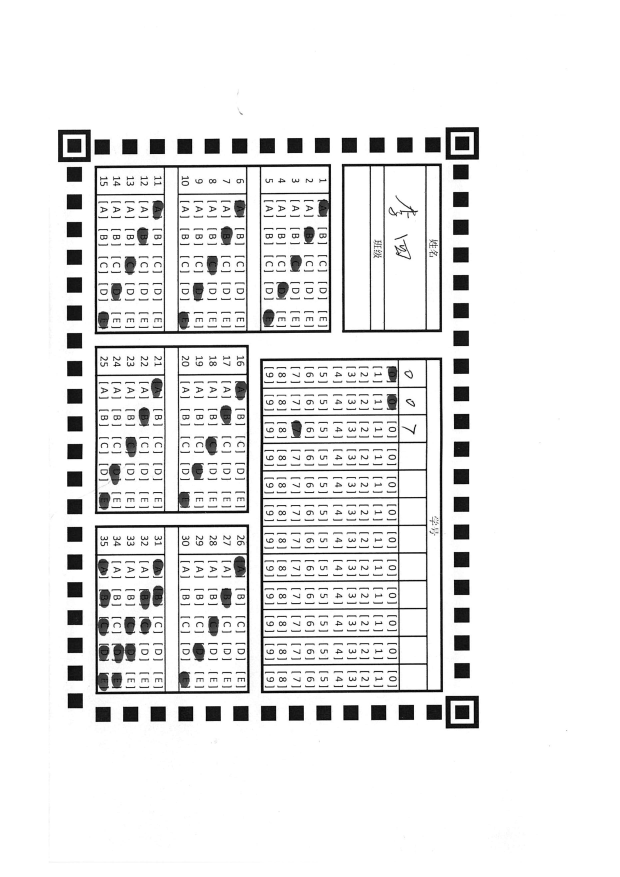
#> input picture simple_web/file_storage/201705102354063YhS4GwAhi/student/student_20170510235421q9AN5yQ2rd-00001.jpg, 2479 x 3508 px (shown at 1/4 size); its folder holds only this picture in this run
$ python -i ocr.py   (imports and definitions only)   (Python 2 division)   (older library calls are emulated)
#> lines starting #> are read from the running program, lines starting #| are printed output that depends on the picture; after the words box and inside, x2 and y2 are one past the last pixel; in counts of white or black regions, pixels touching at a corner belong together
from __future__ import division, print_function

import cv2
# import wand.image
import PIL.Image
import numpy as np
import subprocess
import re
import time
from .common import getSquareDist
# from PyPDF2 import PdfFileReader
from ..utility.common import timeit

# timeit


# [428 lines left out: functions binarizeImage, getPDFPageNum, pdf2jpg, getLastCorner, rotateImage, getPixelListCenter and 4 more, not called in this run]

count = 0


# [60 lines left out: functions getBlackRatio, extractGrids, getRatioFromStripe, getDigitFromSequence, getAnswerFromSequence, not called in this run]

>>> import cv2
>>> picture = cv2.imread('../../../../simple_web/file_storage/201705102354063YhS4GwAhi/student/student_20170510235421q9AN5yQ2rd-00001.jpg', cv2.IMREAD_GRAYSCALE)
#> picture is the input picture: shape (3508, 2479); min 0, max 255, mean 233.9
>>> result = getQRCornerContours(picture)
#> in getQRCornerContours, `image_edge = cv2.Canny(gray_image, 100, 200)`:
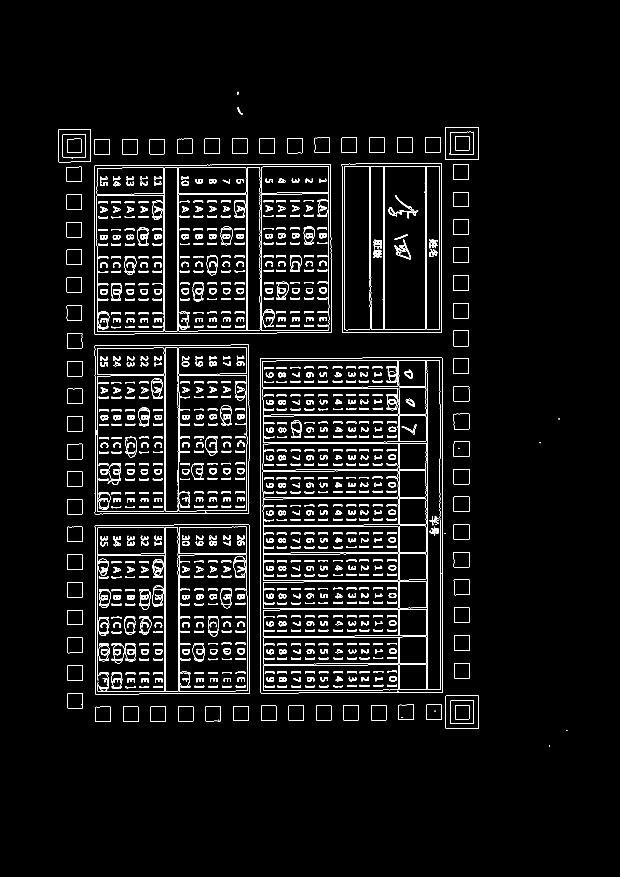
#> image_edge: shape (3508, 2479) (shown at 1/4 size); 2.3% white in thin lines or dots, all inside (x1, y1, x2, y2) = (232, 367, 2269, 2985)
#> in getQRCornerContours, `image_edge = cv2.dilate(image_edge, kernel, iterations=1)`:
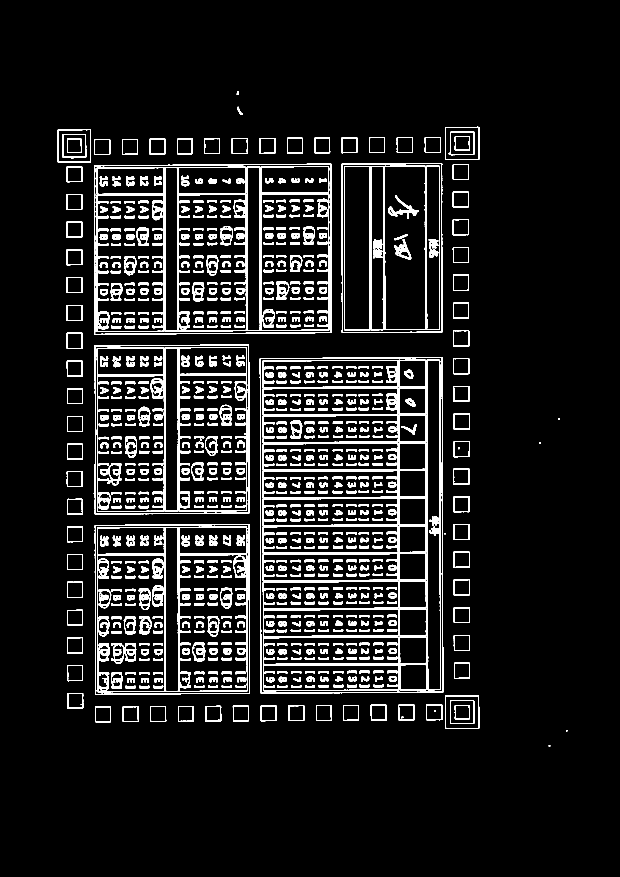
#> image_edge: shape (3508, 2479) (shown at 1/4 size); 7.1% white; 977 white regions
#> in getQRCornerContours, `_, contours, hierarchy = cv2.findContours( image_edge.copy(), cv2.RETR..`: contours = 3452 contours, 1635 with area under 20; largest, box (x1, y1, x2, y2) and area: (1039, 1429, 1773, 2774) 977980, (1041, 1431, 1771, 2772) 758086, (377, 655, 1326, 1339) 640306, (379, 657, 1324, 1337) 633652, (378, 2096, 1000, 2779) 418180
#> after the loop in getContourDepth, `for i in range(len(hierarchy)):`: result = 3452 items
#> in getQRCornerContours, `valid_index = filter(lambda x: contours_depth[x] == 6, range(len(conto..`: valid_index = [30, 65, 741, 2739, 3325, 3438, 3444]
#> in getQRCornerContours, `contours = [contours[i] for i in valid_index]`: contours = 7 contours; box (x1, y1, x2, y2) and area: (1039, 1429, 1773, 2774) 977980, (388, 2108, 991, 2769) 361277, (386, 669, 987, 1328) 332032, (1366, 653, 1769, 1332) 270735, (1781, 2782, 1917, 2915) 17772, (1781, 507, 1917, 640) 17687, (231, 517, 364, 650) 17244
#> the loop in filter_with_shape, `for i in range(len(contours)):` made 7 passes
#> after the loop in filter_with_shape, `for i in range(len(contours)):`: ratios = [1, 1, 1, 1, 1, 1, 1]
#> in filter_with_shape, `valid_index = filter(lambda i: ratios[i] <= err_t, range(len(contours)))`: valid_index = [0, 1, 2, 3, 4, 5, 6]
#> in filter_with_positions, `centers = list(map(lambda c: getPixelListCenter(c), contours))`: centers = [(1848, 2848), (640, 2417), (1405, 2101), (692, 1026), (1567, 991), (297, 583), (1848, 573)]
#> the loop in filter_with_positions, `while i + 2 != len(contours):` made 1 pass
#> after the loop in filter_with_positions, `while i + 2 != len(contours):`: i = 0; triplets = []
#> (the run stopped early here; a loop or call above may not have finished)

$ run again, on simple_web/file_storage/201705102354063YhS4GwAhi/student/student_20170510235421q9AN5yQ2rd-00004.jpg
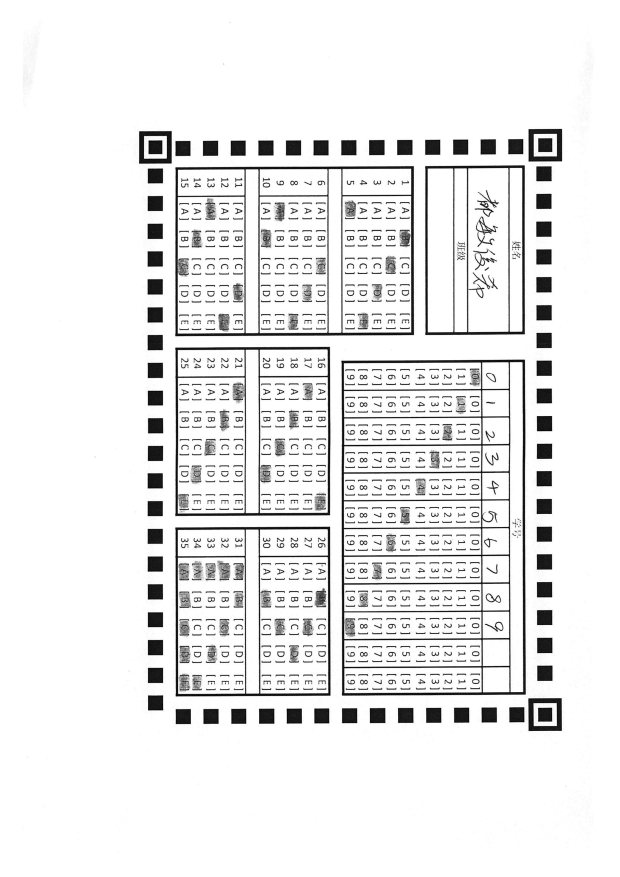
#> input picture simple_web/file_storage/201705102354063YhS4GwAhi/student/student_20170510235421q9AN5yQ2rd-00004.jpg, 2479 x 3508 px (shown at 1/4 size)
#> picture is the input picture: shape (3508, 2479); min 0, max 255, mean 234.8
#> in getQRCornerContours, `image_edge = cv2.Canny(gray_image, 100, 200)`:
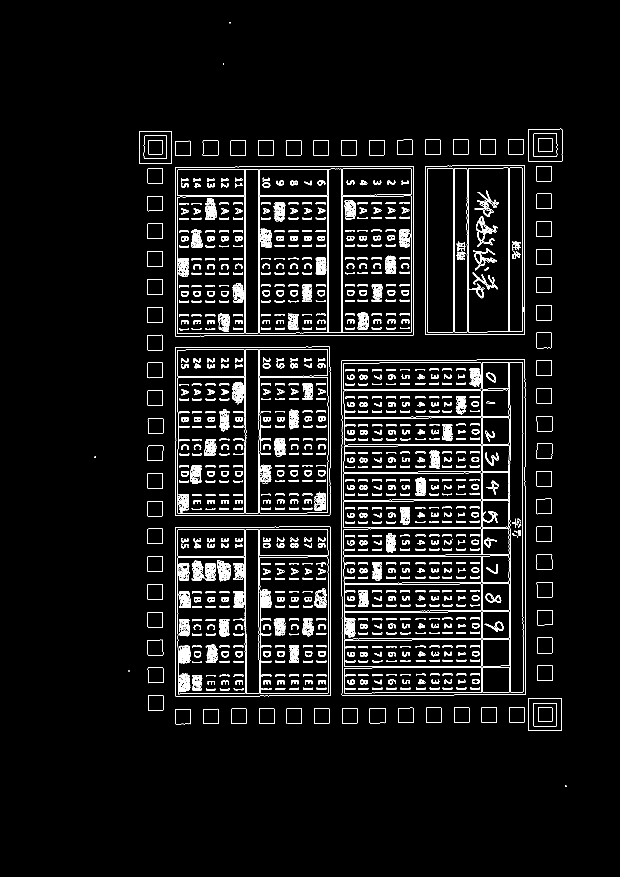
#> image_edge: shape (3508, 2479) (shown at 1/4 size); 2.7% white in thin lines or dots, all inside (x1, y1, x2, y2) = (378, 88, 2266, 3147)
#> in getQRCornerContours, `image_edge = cv2.dilate(image_edge, kernel, iterations=1)`:
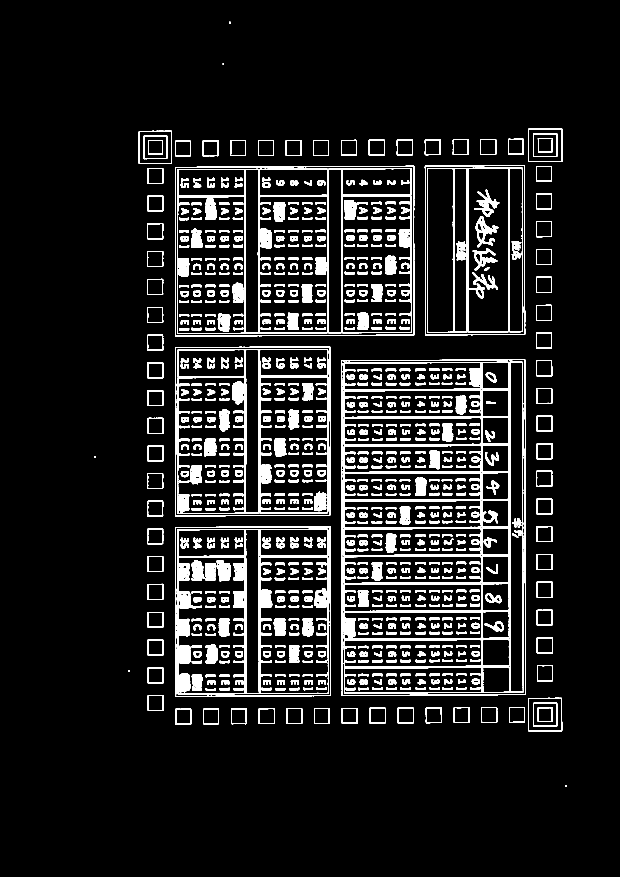
#> image_edge: shape (3508, 2479) (shown at 1/4 size); 8% white; 960 white regions
#> in getQRCornerContours, `_, contours, hierarchy = cv2.findContours( image_edge.copy(), cv2.RETR..`: contours = 4716 contours, 2885 with area under 20; largest, box (x1, y1, x2, y2) and area: (1364, 1437, 2104, 2784) 986250, (1366, 1439, 2102, 2782) 977730, (700, 663, 1657, 1346) 647003, (702, 665, 1655, 1344) 640296, (1374, 1447, 2095, 2774) 458334
#> after the loop in getContourDepth, `for i in range(len(hierarchy)):`: result = 4716 items
#> in getQRCornerContours, `valid_index = filter(lambda x: contours_depth[x] == 6, range(len(conto..`: valid_index = [27, 60, 1049, 2467, 3284, 4518, 4702, 4708]
#> in getQRCornerContours, `contours = [contours[i] for i in valid_index]`: contours = 8 contours; box (x1, y1, x2, y2) and area: (1364, 1437, 2104, 2784) 986250, (700, 663, 1657, 1346) 647003, (700, 2105, 1323, 2787) 420284, (700, 1386, 1323, 2065) 418574, (1699, 660, 2101, 1341) 270300, (2113, 514, 2250, 648) 17825, (2112, 2791, 2249, 2925) 17801, (555, 523, 688, 656) 17332
#> the loop in filter_with_shape, `for i in range(len(contours)):` made 8 passes
#> after the loop in filter_with_shape, `for i in range(len(contours)):`: ratios = [1, 1, 1, 1, 1, 1, 1, 1]
#> in filter_with_shape, `valid_index = filter(lambda i: ratios[i] <= err_t, range(len(contours)))`: valid_index = [0, 1, 2, 3, 4, 5, 6, 7]
#> centers = [(2179, 2857), (1011, 2445), (1733, 2110), (1010, 1725), (1178, 1004), (1899, 1000), (621, 589), (2180, 580)]
#> the loop in filter_with_positions, `while i + 2 != len(contours):` made 1 pass
#> after the loop in filter_with_positions, `while i + 2 != len(contours):`: i = 0; triplets = []
